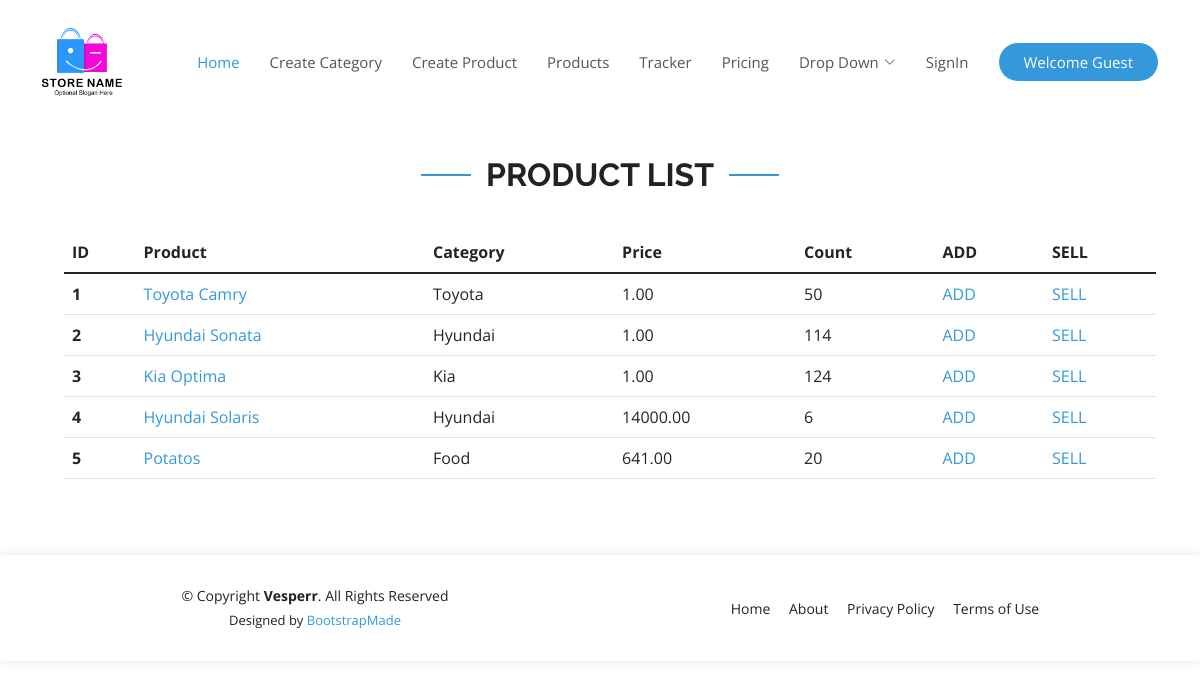
Screenshot of /products/ with the database file from the repository.
### store/models.py (models this page shows, shortened)
class Product(models.Model):
    name = models.CharField(max_length=255)
    category = models.ForeignKey(Category, on_delete=models.CASCADE, related_name='product')
    price = models.DecimalField(max_digits=20, decimal_places=2)
    count = models.IntegerField()
    description = models.TextField(blank=True, null=True)
    created = models.DateTimeField(auto_now_add=True)
    updated = models.DateTimeField(auto_now=True)
    class Meta:
        verbose_name = 'Product'
        verbose_name_plural = 'Products'

class Category(models.Model):
    name = models.CharField(max_length=255)
    parent = models.ForeignKey('Category', on_delete=models.CASCADE, related_name='child', blank=True, null=True)
    slug = models.SlugField(max_length=255, unique=True)
    class Meta:
        verbose_name = 'Category'
        verbose_name_plural = 'Categories'
    def __str__(self):
        return self.name

### store/views.py (the view)
# urls.py: path('products/', views.products, name='products'),
def products(request):
    objects = Product.objects.all()
    paginator = Paginator(objects, 20)
    page_number = request.GET.get('page')
    page_obj = paginator.get_page(page_number)
    context = {'page_obj': page_obj}
    return render(request, 'store/products.html', context)

### store/templates/store/products.html (shortened to what this page needs)
{% extends 'base.html' %}
{% block content %}
<section id="category" class="category">
    <div class="container">
        <div class="section-title" data-aos="fade-up">
            <h2>Product List</h2>
        </div>
        <div class="row content">
            <div style="margin-left: 10px" class="row">
                <div class="col-md-12">
                    <table class="table">
                        <thead>
                        <tr>
                            <th scope="col">ID</th>
                            <th scope="col">Product</th>
                            <th scope="col">Category</th>
                            <th scope="col">Price</th>
                            <th scope="col">Count</th>
                            <th scope="col">ADD</th>
                            <th scope="col">SELL</th>
                        </tr>
                        </thead>
                        <tbody class="table-group-divider">
                        {% for obj in page_obj %}
                        <tr>
                            <th scope="row">{{obj.id}}</th>
                            <td>
                                <a href="{% url 'store:detail' pk=obj.pk %}">{{obj.name}}</a>
                            </td>
                            <td>{{obj.category}}</td>
                            <td>{{obj.price}}</td>
                            <td>{{obj.count}}</td>
                            <td>
                                <a href="{% url 'store:product_add' pk=obj.pk %}">ADD</a>
                            </td>
                            <td>
                                <a href="{% url 'store:product_add' pk=obj.pk %}">SELL</a>
                            </td>
                        </tr>
                        {% endfor %}
                        </tbody>
                    </table>
                </div>
            </div>
        </div>
    </div>
</section>
{% endblock %}

### templates/base.html (shortened to what this page needs)
{% load static %}
<!DOCTYPE html>
<html lang="en">
<head>
    <link href="{% static 'assets/vendor/aos/aos.css' %}" rel="stylesheet">
    <link href="{% static 'assets/vendor/bootstrap/css/bootstrap.min.css' %}" rel="stylesheet">
    <link href="{% static 'assets/vendor/bootstrap-icons/bootstrap-icons.css' %}" rel="stylesheet">
    <link href="{% static 'assets/vendor/boxicons/css/boxicons.min.css' %}" rel="stylesheet">
    <link href="{% static 'assets/vendor/glightbox/css/glightbox.min.css' %}" rel="stylesheet">
    <link href="{% static 'assets/vendor/remixicon/remixicon.css' %}" rel="stylesheet">
    <link href="{% static 'assets/vendor/swiper/swiper-bundle.min.css' %}" rel="stylesheet">
    <link href="{% static 'assets/css/style.css' %}" rel="stylesheet">
</head>
<body>
<header id="header" class="fixed-top d-flex align-items-center">
    <div class="container d-flex align-items-center justify-content-between">
        <div class="logo">
            <a href=""><img src="{% static 'assets/img/logo.png' %}" alt="" id="logo"></a>
        </div>
        <nav id="navbar" class="navbar">
            <ul>
                <li><a class="nav-link scrollto active" href="/">Home</a></li>
                <li><a class="nav-link scrollto" href="{% url 'store:create_category' %}">Create Category</a></li>
                <li><a class="nav-link scrollto" href="{% url 'store:create_product' %}">Create Product</a></li>
                <li><a class="nav-link scrollto " href="{% url 'store:products' %}">Products</a></li>
                <li><a class="nav-link scrollto" href="">Tracker</a></li>
                <li><a class="nav-link scrollto" href="#pricing">Pricing</a></li>
                <li class="dropdown"><a href="#"><span>Drop Down</span> <i class="bi bi-chevron-down"></i></a>
                </li>
                {% if request.user.is_authenticated %}
                <li><a class="nav-link scrollto" href="/siteauth/logout/">Logout</a></li>
                <li><a class="getstarted scrollto" href="#about">Welcome {{user.username}}</a></li>
                {% else %}
                <li><a class="nav-link scrollto" href="/siteauth/login/">SignIn</a></li>
                <li><a class="getstarted scrollto" href="#about">Welcome Guest</a></li>
                {% endif %}
            </ul>
        </nav>
    </div>
</header>
<main id="main">
    <br>
    <br>
    <br>
    <br>
    {% block content %}
    {% endblock %}
</main>
<footer id="footer">
    <div class="container">
        <div class="row d-flex align-items-center">
            <div class="col-lg-6 text-lg-left text-center">
                <div class="copyright">
                    &copy; Copyright <strong>Vesperr</strong>. All Rights Reserved
                </div>
                <div class="credits">
                    Designed by <a href="https://bootstrapmade.com/">BootstrapMade</a>
                </div>
            </div>
            <div class="col-lg-6">
                <nav class="footer-links text-lg-right text-center pt-2 pt-lg-0">
                    <a href="#intro" class="scrollto">Home</a>
                    <a href="#about" class="scrollto">About</a>
                    <a href="#">Privacy Policy</a>
                    <a href="#">Terms of Use</a>
                </nav>
            </div>
        </div>
    </div>
</footer>
</body>
</html>

### static/assets/css/style.css (style rules this page uses)
body { font-family: "Open Sans", sans-serif; color: #444444; }
a { color: #3498db; text-decoration: none; }
h1, h2, h3, h4, h5, h6 { font-family: "Raleway", sans-serif; }
#header { z-index: 997; transition: all 0.5s; padding: 22px 0; background: #fff; }
#header .logo img { padding: 0; margin: 0; max-height: 80px; }
.navbar { padding: 0; }
.navbar ul { margin: 0; padding: 0; display: flex; list-style: none; align-items: center; }
.navbar li { position: relative; }
.navbar a, .navbar a:focus { display: flex; align-items: center; justify-content: space-between; padding: 10px 0 10px 30px; font-size: 15px; font-weight: 400; color: #555555; white-space: nowrap; transition: 0.3s; }
.navbar a i, .navbar a:focus i { font-size: 12px; line-height: 0; margin-left: 5px; }
.navbar a:hover, .navbar .active, .navbar .active:focus, .navbar li:hover>a { color: #3498db; }
.navbar .getstarted, .navbar .getstarted:focus { background: #3498db; padding: 8px 25px; margin-left: 30px; border-radius: 50px; color: #fff; }
section { padding: 60px 0; overflow: hidden; }
.section-title { text-align: center; padding-bottom: 30px; }
.section-title h2 { font-size: 32px; font-weight: bold; text-transform: uppercase; position: relative; color: #222222; }
.section-title h2::before, .section-title h2::after { content: ""; width: 50px; height: 2px; background: #3498db; display: inline-block; }
.section-title h2::before { margin: 0 15px 10px 0; }
.section-title h2::after { margin: 0 0 10px 15px; }
#footer { background: #fff; box-shadow: 0px 0px 12px 0px rgba(0, 0, 0, 0.1); padding: 30px 0; color: #222222; font-size: 14px; }
#footer .credits { font-size: 13px; padding-top: 5px; color: #222222; }
#footer .footer-links a { color: #222222; padding-left: 15px; }
#footer .footer-links a:first-child { padding-left: 0; }

### rows the page displays
Product: id "1", name "Toyota Camry", category "Toyota", price "1.00", count "50"
Product: id "2", name "Hyundai Sonata", category "Hyundai", price "1.00", count "114"
Product: id "3", name "Kia Optima", category "Kia", price "1.00", count "124"
Product: id "4", name "Hyundai Solaris", category "Hyundai", price "14000.00", count "6"
Product: id "5", name "Potatos", category "Food", price "641.00", count "20"
